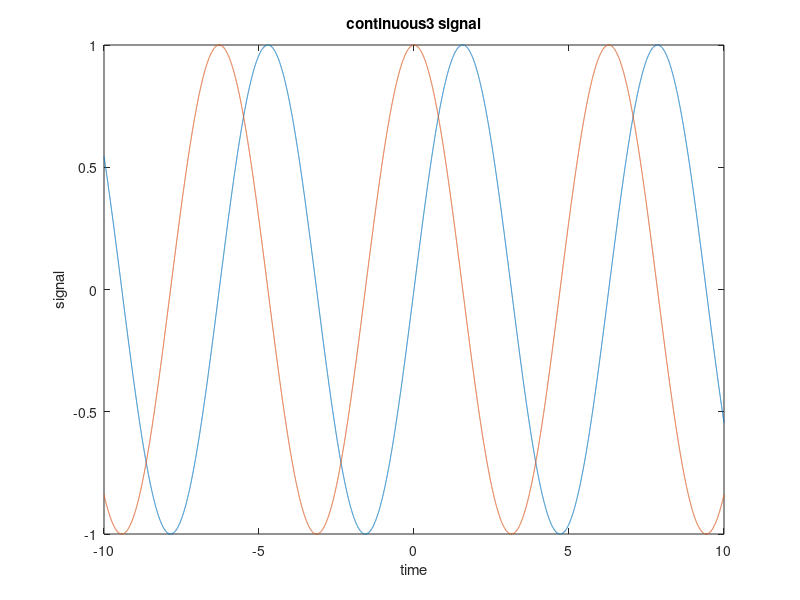

Here is the MATLAB script that generated this plot:
t=-10:0.001:10;
%subplot(3,3,3);
plot(t,sin(t),t,cos(t));

xlabel('time');
ylabel('signal');
title('continuous3 signal');